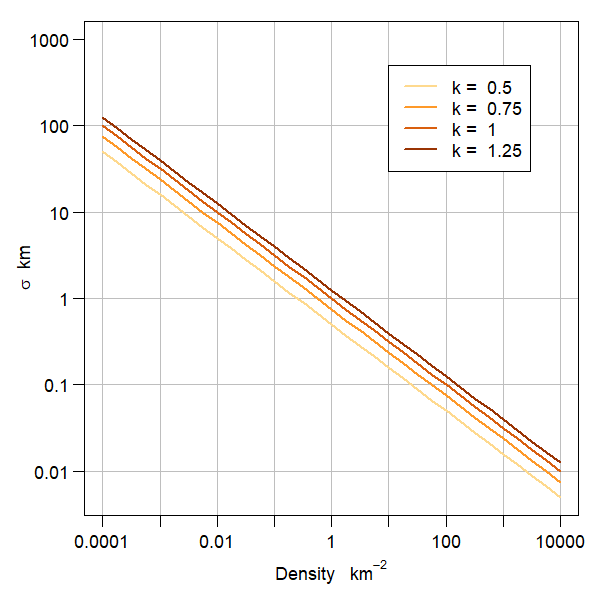

Recreate this plot in R.
source (file = 'figures/setup.R')

par(pty='s', las = 1, mar=c(4,4,2,2))   

# D <- 10^seq(-5,2,0.25)
# plot(1,1, type = 'n', xlim=c(1E-4, 1E+2), ylim=c(5E0,2E4), 
#      xlab = expression(paste('Density ',~~ha^-1 )), ylab = expression(paste(sigma, ~~'m')), log='xy')
# for (k in c(0.5,0.75,1,1.25)) { 
#     points(D, 100*k/sqrt(D), type = 'o')
# }


## km
png(file = 'figures/kplot.png', 600,600, pointsize=16)
D <- 10^seq(-4,4,0.25)
par(mar = c(4,4,1,1), mgp=c(2.4,0.7,0), cex = 1.1)
plot(1,1, type = 'n', xlim=c(1E-4, 1E+4), ylim=c(5E-3,1e3), 
     xlab = expression(paste('Density ',~~km^-2 )), 
     ylab = expression(paste(sigma, ~~'km')), 
     log='xy',
     axes = FALSE)
axis(1, at = 10^(-4:4), labels=c('0.0001','','0.01','','1','','100', '','10000'), xpd = T)
axis(2, at = 10^(-2:3), labels = c(0.01,0.1,1,10,100,1000), las=1)
abline(h=10^(-3:2), col='grey')
abline(v=10^(-4:4), col='grey')
box()
for (ki in 1:4) {
     k <- c(0.5,0.75,1,1.25)[ki] 
    points(D, k/sqrt(D), type = 'l', lwd=2, col=yob5[ki+1])
}

legend (10,500, legend= paste('k = ', c(0.5,0.75,1,1.25)), lwd=2, col=yob5[2:5])

dev.off()
